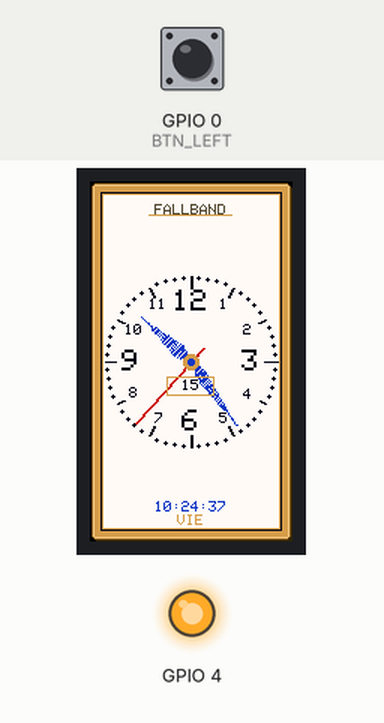
The sketch below on a simulated ESP32. On the bench: 135×240 colour display, output pins drawn as LEDs (lit = HIGH). The test bench sets the inputs (shaded band); at power-on: GPIO 0 (BTN_LEFT) HIGH. WiFi joins after 1.5 s; servers stay silent unless stated; the local clock reads 2024-03-15 10:24:30 at power-on unless the sketch sets it; what the sketch prints to the serial monitor is not drawn.

Above: at 7.4 s.
7.5 s: GPIO 0 (BTN_LEFT) pulled LOW for 0.15 s
At 9.0 s:
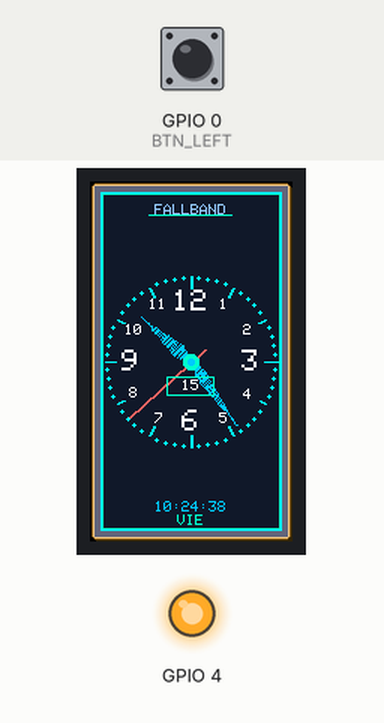
10.6 s: GPIO 0 (BTN_LEFT) pulled LOW for 1 s
At 12.0 s:
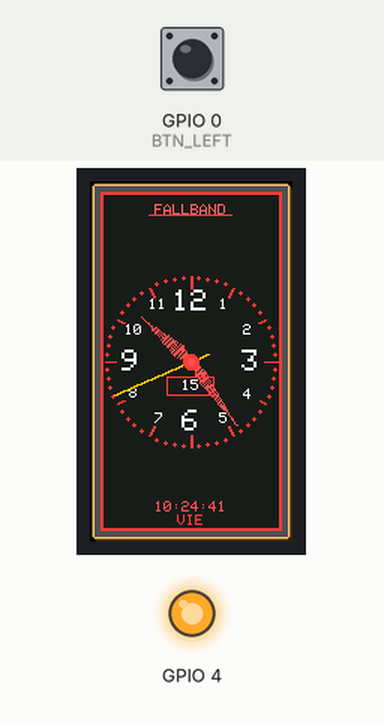
14.6 s: GPIO 0 (BTN_LEFT) pulled LOW for 0.15 s
At 16.0 s:
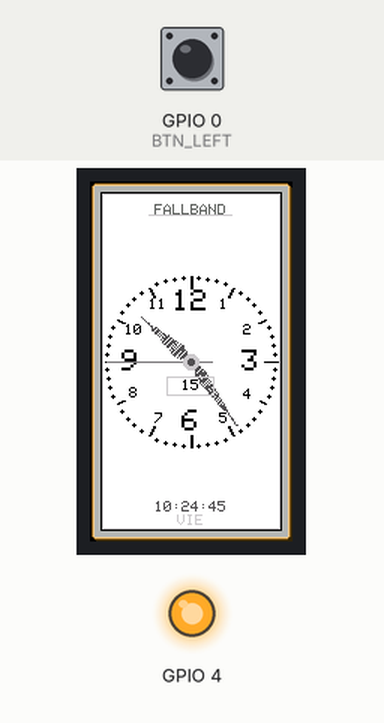
17.7 s: GPIO 0 (BTN_LEFT) pulled LOW for 3.2 s
At 19.0 s:
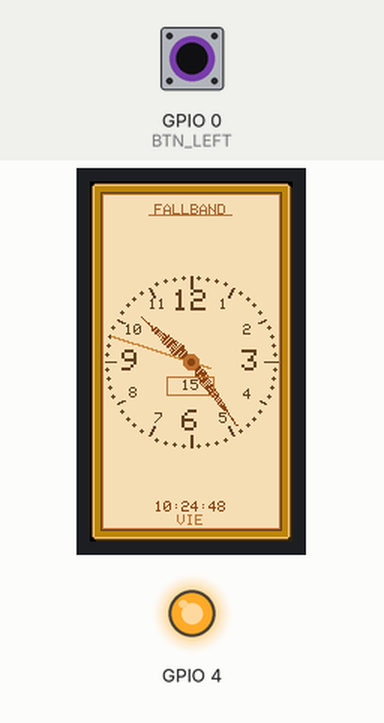
22.7 s: GPIO 0 (BTN_LEFT) pulled LOW for 0.15 s
At 23.05 s:
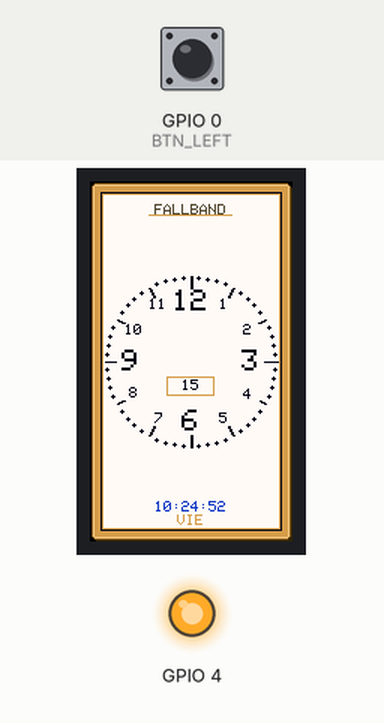
24.7 s: GPIO 0 (BTN_LEFT) pulled LOW for 1 s
At 30.6 s:
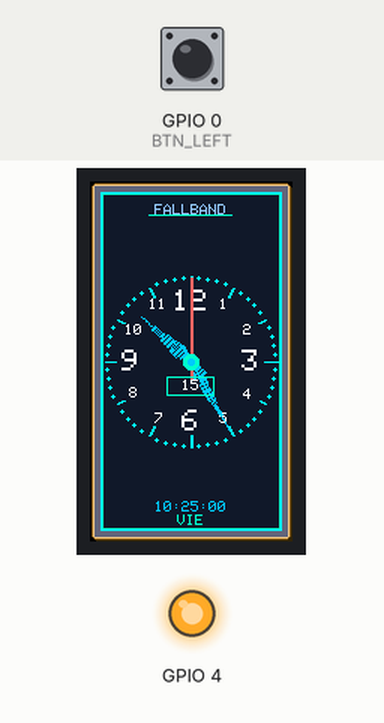
Timing chart, 0 to 32.1 s (numbered marks = the images above; inputs shaded):
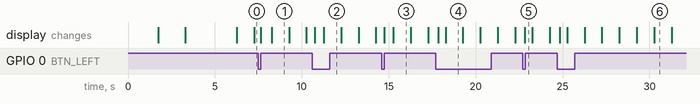

The sketch:

0.0.1.ino
```cpp
/*
 * Reloj Analógico con Múltiples Estilos - CORREGIDO
 * TTGO T-Display ESP32 - 135x240 px - Orientación Vertical
 * Botón izquierdo (GPIO0): Cambia estilo de reloj
 */

#include <TFT_eSPI.h>
#include <WiFi.h>
#include <time.h>
#include <math.h>

// ─── WiFi / NTP ───────────────────────────────────────────────────────────────
const char* ssid               = "TU WIFI";
const char* password           = "PASSWORD WIFI";
const char* ntpServer          = "pool.ntp.org";
const long  gmtOffset_sec      = -21600;
const int   daylightOffset_sec = 3600;

TFT_eSPI tft = TFT_eSPI();

// ─── Dimensiones pantalla ─────────────────────────────────────────────────────
#define SW  135
#define SH  240

// ─── Botones TTGO T-Display ─────────────────────────────────────────────────
#define BTN_LEFT  0   // GPIO0 - Botón izquierdo
#define BTN_RIGHT 35  // GPIO35 - Botón derecho

// ─── Estilos de reloj ────────────────────────────────────────────────────────
enum EstiloReloj {
  ESTILO_CLASICO,
  ESTILO_MODERNO,
  ESTILO_DEPORTIVO,
  ESTILO_MINIMALISTA,
  ESTILO_VINTAGE,
  TOTAL_ESTILOS
};

int estiloActual = ESTILO_CLASICO;
bool botonPresionado = false;
unsigned long ultimoCambio = 0;
const unsigned long tiempoMinimoEntreCambios = 300;

// ─── Caja ─────────────────────────────────────────────────────────────────────
#define CASE_X  1
#define CASE_Y  1
#define CASE_W  (SW - 2)
#define CASE_H  (SH - 2)

// ─── Esfera ───────────────────────────────────────────────────────────────────
#define DIAL_PAD  6
#define DIAL_X    (CASE_X + DIAL_PAD)
#define DIAL_Y    (CASE_Y + DIAL_PAD)
#define DIAL_W    (CASE_W - DIAL_PAD * 2)
#define DIAL_H    (CASE_H - DIAL_PAD * 2)

// Centro exacto de la esfera
#define CX  (DIAL_X + DIAL_W / 2)
#define CY  (DIAL_Y + DIAL_H / 2)

// Radio de trabajo
#define R   (DIAL_W / 2 - 3)

// Longitudes de manecillas
#define LEN_HOUR  (R - 12)
#define LEN_MIN   (R - 4)
#define LEN_SEC   (R - 1)
#define LEN_TAIL  13

// ─── Colores dinámicos según estilo ──────────────────────────────────────────
struct PaletaColores {
  uint16_t fondo;
  uint16_t marcadores;
  uint16_t numeros;
  uint16_t manecillas;
  uint16_t segundero;
  uint16_t acento;
  uint16_t textoMarca;
  uint16_t caja;
};

PaletaColores paletas[TOTAL_ESTILOS];

void inicializarPaletas() {
  // Estilo Clásico
  paletas[ESTILO_CLASICO] = {
    tft.color565(250, 248, 240),  // fondo marfil
    tft.color565(8, 10, 28),      // marcadores negro
    tft.color565(8, 10, 28),      // números negro
    tft.color565(20, 58, 195),    // manecillas azul
    tft.color565(205, 22, 12),    // segundero rojo
    tft.color565(208, 158, 78),   // acento dorado
    tft.color565(80, 72, 52),     // texto marca
    tft.color565(208, 158, 78)    // caja dorada
  };

  // Estilo Moderno
  paletas[ESTILO_MODERNO] = {
    tft.color565(20, 25, 45),     // fondo azul oscuro
    tft.color565(0, 255, 255),    // marcadores cian
    tft.color565(255, 255, 255),  // números blanco
    tft.color565(0, 200, 255),    // manecillas azul eléctrico
    tft.color565(255, 100, 100),  // segundero rojo claro
    tft.color565(0, 255, 200),    // acento turquesa
    tft.color565(150, 200, 255),  // texto marca
    tft.color565(100, 100, 120)   // caja gris azulada
  };

  // Estilo Deportivo
  paletas[ESTILO_DEPORTIVO] = {
    tft.color565(30, 30, 30),     // fondo negro/gris
    tft.color565(255, 60, 60),    // marcadores rojo
    tft.color565(255, 255, 255),  // números blanco
    tft.color565(255, 80, 80),    // manecillas rojo
    tft.color565(255, 200, 0),    // segundero amarillo
    tft.color565(255, 60, 60),    // acento rojo
    tft.color565(255, 100, 100),  // texto marca
    tft.color565(80, 80, 80)      // caja negra
  };

  // Estilo Minimalista
  paletas[ESTILO_MINIMALISTA] = {
    tft.color565(255, 255, 255),  // fondo blanco
    tft.color565(0, 0, 0),        // marcadores negro
    tft.color565(0, 0, 0),        // números negro
    tft.color565(80, 80, 80),     // manecillas gris oscuro
    tft.color565(120, 120, 120),  // segundero gris
    tft.color565(200, 200, 200),  // acento gris claro
    tft.color565(100, 100, 100),  // texto marca
    tft.color565(180, 180, 180)   // caja plateada
  };

  // Estilo Vintage
  paletas[ESTILO_VINTAGE] = {
    tft.color565(245, 222, 179),  // fondo beige
    tft.color565(101, 67, 33),    // marcadores marrón
    tft.color565(101, 67, 33),    // números marrón
    tft.color565(139, 69, 19),    // manecillas marrón
    tft.color565(205, 133, 63),   // segundero naranja
    tft.color565(184, 115, 51),   // acento cobre
    tft.color565(160, 100, 50),   // texto marca
    tft.color565(184, 134, 11)    // caja bronce
  };
}

// ─── Estado ───────────────────────────────────────────────────────────────────
unsigned long lastUpdate = 0;
int segundoAnterior = -1;

// ─────────────────────────────────────────────────────────────────────────────
void setup() {
  Serial.begin(115200);
  Serial.println("Iniciando TTGO T-Display...");

  tft.init();
  tft.setRotation(0);
  tft.fillScreen(TFT_BLACK);

  pinMode(4, OUTPUT);
  digitalWrite(4, HIGH);

  pinMode(BTN_LEFT, INPUT_PULLUP);
  pinMode(BTN_RIGHT, INPUT_PULLUP);

  inicializarPaletas();
  pantallaInicio();
  conectarWiFi();
  configTime(gmtOffset_sec, daylightOffset_sec, ntpServer);
  delay(2000);

  tft.fillScreen(TFT_BLACK);
  dibujarCaja();
  dibujarEsferaCompleta();
  Serial.println("Setup completado");
}

void loop() {
  // Leer estado del botón izquierdo
  int estadoBoton = digitalRead(BTN_LEFT);

  // Detectar flanco descendente (botón presionado)
  if (estadoBoton == LOW && !botonPresionado) {
    if (millis() - ultimoCambio > tiempoMinimoEntreCambios) {
      botonPresionado = true;
      ultimoCambio = millis();

      // Cambiar estilo
      estiloActual = (estiloActual + 1) % TOTAL_ESTILOS;
      Serial.print("Cambiando a estilo: ");
      Serial.println(estiloActual);

      // Redibujar completamente el reloj con el nuevo estilo
      tft.fillScreen(TFT_BLACK);
      dibujarCaja();
      dibujarEsferaCompleta();
      segundoAnterior = -1; // Forzar actualización
    }
  }

  // Detectar liberación del botón
  if (estadoBoton == HIGH && botonPresionado) {
    botonPresionado = false;
  }

  // Actualizar reloj cada segundo
  if (millis() - lastUpdate >= 1000) {
    lastUpdate = millis();

    struct tm t;
    if (getLocalTime(&t)) {
      actualizarManecillas(t);
    } else {
      Serial.println("Error obteniendo hora");
    }
  }
}

// ─── Actualizar solo las manecillas ─────────────────────────────────────────
void actualizarManecillas(struct tm &t) {
  int H = t.tm_hour % 12;
  int M = t.tm_min;
  int S = t.tm_sec;

  // Solo redibujar si cambió el segundo
  if (S == segundoAnterior) return;
  segundoAnterior = S;

  PaletaColores pal = paletas[estiloActual];

  // PRIMERO: Redibujar toda la esfera estática (esto borra todas las manecillas)
  dibujarEsferaEstatica();

  // SEGUNDO: Dibujar las nuevas manecillas sobre la esfera limpia

  // Manecilla de horas
  float angH = H * 30.0f + M * 0.5f;
  dibujarEspada(angH, LEN_HOUR, 5, pal.manecillas);

  // Manecilla de minutos
  float angM = M * 6.0f;
  dibujarEspada(angM, LEN_MIN, 4, pal.manecillas);

  // Segundero (línea simple)
  float sRad = (S * 6.0f - 90.0f) * M_PI / 180.0f;
  int stX = CX + (int)(LEN_SEC * cosf(sRad));
  int stY = CY + (int)(LEN_SEC * sinf(sRad));
  int scX = CX - (int)(LEN_TAIL * cosf(sRad));
  int scY = CY - (int)(LEN_TAIL * sinf(sRad));
  tft.drawLine(scX, scY, stX, stY, pal.segundero);
  tft.drawLine(scX + 1, scY, stX + 1, stY, pal.segundero);

  // Centro
  tft.fillCircle(CX, CY, 5, pal.acento);
  tft.fillCircle(CX, CY, 2, pal.manecillas);

  // Fecha
  int winX = CX - 16;
  int winY = CY + 10;
  tft.drawRect(winX, winY, 32, 13, pal.acento);
  tft.setTextDatum(MC_DATUM);
  tft.setTextSize(1);
  tft.setTextColor(pal.numeros, pal.fondo);
  char dia[3];
  sprintf(dia, "%02d", t.tm_mday);
  tft.drawString(dia, CX, winY + 6);

  // Hora digital
  int horaZoneY = DIAL_Y + DIAL_H - 22;
  tft.setTextColor(pal.manecillas, pal.fondo);
  char horaStr[9];
  sprintf(horaStr, "%02d:%02d:%02d", t.tm_hour, M, S);
  tft.drawString(horaStr, CX, horaZoneY + 6);

  const char* dias[] = {"DOM","LUN","MAR","MIE","JUE","VIE","SAB"};
  tft.setTextColor(pal.acento, pal.fondo);
  tft.drawString(dias[t.tm_wday], CX, horaZoneY + 15);
}

// ─── Dibuja esfera completa (incluyendo texto y números) ─────────────────────
void dibujarEsferaCompleta() {
  dibujarEsferaEstatica();

  // Añadir fecha y hora digital después de la esfera
  struct tm t;
  if (getLocalTime(&t)) {
    PaletaColores pal = paletas[estiloActual];

    int winX = CX - 16;
    int winY = CY + 10;
    tft.drawRect(winX, winY, 32, 13, pal.acento);
    tft.setTextDatum(MC_DATUM);
    tft.setTextSize(1);
    tft.setTextColor(pal.numeros, pal.fondo);
    char dia[3];
    sprintf(dia, "%02d", t.tm_mday);
    tft.drawString(dia, CX, winY + 6);

    int horaZoneY = DIAL_Y + DIAL_H - 22;
    tft.setTextColor(pal.manecillas, pal.fondo);
    char horaStr[9];
    sprintf(horaStr, "%02d:%02d:%02d", t.tm_hour, t.tm_min, t.tm_sec);
    tft.drawString(horaStr, CX, horaZoneY + 6);

    const char* dias[] = {"DOM","LUN","MAR","MIE","JUE","VIE","SAB"};
    tft.setTextColor(pal.acento, pal.fondo);
    tft.drawString(dias[t.tm_wday], CX, horaZoneY + 15);
  }
}

// ─── Dibuja solo la parte estática de la esfera (sin manecillas) ─────────────
void dibujarEsferaEstatica() {
  PaletaColores pal = paletas[estiloActual];

  // Fondo
  tft.fillRect(DIAL_X, DIAL_Y, DIAL_W, DIAL_H, pal.fondo);

  // Borde interior
  tft.drawRect(DIAL_X, DIAL_Y, DIAL_W, DIAL_H, pal.marcadores);
  tft.drawRect(DIAL_X + 1, DIAL_Y + 1, DIAL_W - 2, DIAL_H - 2, pal.acento);

  // Marcas de minuto (puntos)
  for (int i = 0; i < 60; i++) {
    if (i % 5 == 0) continue;
    float a = i * 6.0f;
    tft.fillCircle(angX(a, R), angY(a, R), 1, pal.marcadores);
  }

  // Marcas de hora (barras)
  for (int i = 1; i <= 12; i++) {
    float a = i * 30.0f;
    int x1 = angX(a, R - 8);
    int y1 = angY(a, R - 8);
    int x2 = angX(a, R);
    int y2 = angY(a, R);
    tft.drawLine(x1, y1, x2, y2, pal.marcadores);
    tft.drawLine(x1 + 1, y1, x2 + 1, y2, pal.marcadores);
  }

  // Números
  tft.setTextDatum(MC_DATUM);
  tft.setTextColor(pal.numeros, pal.fondo);

  // Números grandes (12,3,6,9)
  tft.setTextSize(2);
  int bn[] = {12, 3, 6, 9};
  for (int n : bn) {
    float a = n * 30.0f;
    int nx = angX(a, R - 17);
    int ny = angY(a, R - 17);
    tft.fillRect(nx - 9, ny - 8, 18, 16, pal.fondo);
    char buf[3];
    sprintf(buf, "%d", n);
    tft.drawString(buf, nx, ny);
  }

  // Números pequeños
  tft.setTextSize(1);
  int sn[] = {1, 2, 4, 5, 7, 8, 10, 11};
  for (int n : sn) {
    float a = n * 30.0f;
    int nx = angX(a, R - 13);
    int ny = angY(a, R - 13);
    tft.fillRect(nx - 6, ny - 4, 14, 9, pal.fondo);
    char buf[3];
    sprintf(buf, "%d", n);
    tft.drawString(buf, nx, ny);
  }

  // Texto FALLBAND arriba
  tft.setTextSize(1);
  tft.setTextDatum(MC_DATUM);
  int marcaY = DIAL_Y + 12;
  tft.fillRect(CX - 35, marcaY - 5, 70, 12, pal.fondo);
  tft.setTextColor(pal.textoMarca, pal.fondo);
  tft.drawString("FALLBAND", CX, marcaY);
  tft.drawFastHLine(CX - 28, marcaY + 3, 56, pal.acento);
}

// ─── Pantalla de inicio ───────────────────────────────────────────────────────
void pantallaInicio() {
  tft.fillScreen(TFT_BLACK);
  tft.setTextDatum(MC_DATUM);
  tft.setTextColor(paletas[estiloActual].acento, TFT_BLACK);
  tft.setTextSize(1);
  tft.drawString("FALLBAND", SW / 2, SH / 2 - 12);
  tft.drawFastHLine(22, SH / 2, 91, paletas[estiloActual].acento);
  tft.setTextColor(tft.color565(175, 162, 128), TFT_BLACK);
  tft.drawString("R E V E R S O", SW / 2, SH / 2 + 14);
  delay(1500);
}

// ─── WiFi ─────────────────────────────────────────────────────────────────────
void conectarWiFi() {
  tft.fillScreen(TFT_BLACK);
  tft.setTextDatum(MC_DATUM);
  tft.setTextColor(paletas[estiloActual].acento, TFT_BLACK);
  tft.setTextSize(1);
  tft.drawString("WiFi...", SW / 2, SH / 2);
  WiFi.begin(ssid, password);

  int intentos = 0;
  while (WiFi.status() != WL_CONNECTED && intentos < 20) {
    delay(500);
    intentos++;
    Serial.print(".");
  }
  Serial.println();

  tft.fillScreen(TFT_BLACK);
  if (WiFi.status() == WL_CONNECTED) {
    Serial.println("WiFi conectado");
    tft.setTextColor(tft.color565(60, 165, 80), TFT_BLACK);
    tft.drawString("WiFi OK", SW / 2, SH / 2);
  } else {
    Serial.println("WiFi falló");
    tft.setTextColor(TFT_RED, TFT_BLACK);
    tft.drawString("Sin WiFi", SW / 2, SH / 2);
  }
  delay(800);
}

// ─── Dibuja caja según estilo ─────────────────────────────────────────────────
void dibujarCaja() {
  PaletaColores pal = paletas[estiloActual];

  // Sombra
  tft.fillRoundRect(CASE_X + 2, CASE_Y + 2, CASE_W, CASE_H, 3,
                    tft.color565(55, 38, 8));

  // Cuerpo
  tft.fillRoundRect(CASE_X, CASE_Y, CASE_W, CASE_H, 3, pal.caja);

  // Biseles
  tft.drawRoundRect(CASE_X, CASE_Y, CASE_W, CASE_H, 3, tft.color565(128, 88, 28));
  tft.drawRoundRect(CASE_X + 1, CASE_Y + 1, CASE_W - 2, CASE_H - 2, 2, tft.color565(242, 202, 132));
}

// ─── Manecilla tipo espada ──────────────────────────────────────────────────────
void dibujarEspada(float angDeg, int largo, int grosorMax, uint16_t color) {
  float rad = (angDeg - 90.0f) * M_PI / 180.0f;
  float dx = cosf(rad);
  float dy = sinf(rad);
  float px_ = -dy;
  float py_ = dx;

  int total = largo + LEN_TAIL;
  for (int i = 0; i <= total; i++) {
    float t = (float)i / total;
    float pos = (float)(i - LEN_TAIL) / largo;

    float w;
    if (pos < 0.0f) {
      w = grosorMax * 0.30f;
    } else if (pos < 0.25f) {
      w = grosorMax * (pos / 0.25f);
    } else {
      w = grosorMax * (1.0f - (pos - 0.25f) / 0.75f);
    }
    if (w < 0.5f) w = 0.5f;

    int bx = CX + (int)((-LEN_TAIL + (largo + LEN_TAIL) * t) * dx);
    int by = CY + (int)((-LEN_TAIL + (largo + LEN_TAIL) * t) * dy);

    int ax = (int)(w * px_);
    int ay = (int)(w * py_);
    tft.drawLine(bx - ax, by - ay, bx + ax, by + ay, color);
  }
}

// Helpers
inline int angX(float deg, int r) {
  return CX + (int)(r * sinf(deg * M_PI / 180.0f));
}

inline int angY(float deg, int r) {
  return CY - (int)(r * cosf(deg * M_PI / 180.0f));
}
```

Measured:
- after the input at 7.5 s, the display: first changes after 0.14 s (image 1 shows a later state)
- after the input at 10.6 s, the display: first changes after 0.14 s (image 2 shows a later state)
- after the input at 14.6 s, the display: first changes after 0.14 s (image 3 shows a later state)
- after the input at 17.7 s, the display: first changes after 0.14 s (image 4 shows a later state)
- after the input at 22.7 s, the display: changes after 0.14 s (image 5)
- after the input at 24.7 s, the display: first changes after 0.14 s (image 6 shows a later state)
- what the display in image 1 shows lasts 1.0 s, from 8.3 s to 9.3 s
